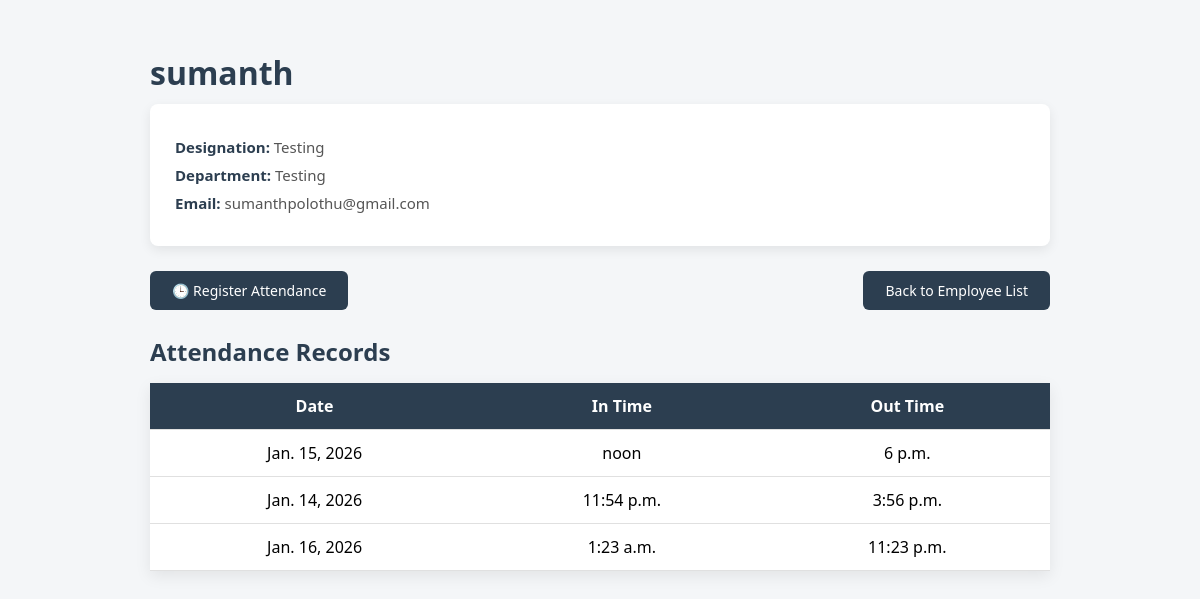
/employee/1/, run on the app's committed database.
### hrms/models.py (models this page shows, shortened)
class Employee(models.Model):
    name = models.CharField(max_length=100)
    designation = models.CharField(max_length=100)
    department = models.CharField(max_length=100)
    email = models.EmailField(unique=True)
    date_of_joining = models.DateField()

class Attendance(models.Model):
    employee = models.ForeignKey(Employee, on_delete=models.CASCADE)
    date = models.DateField()
    in_time = models.TimeField()
    out_time = models.TimeField()

### hrms/views.py (the view)
# urls.py: path("employee/<int:emp_id>/", views.employee_detail, name="employee_detail"),
def employee_detail(request, emp_id):
    employee = get_object_or_404(Employee, id=emp_id)
    attendance_records = Attendance.objects.filter(employee=employee)
    return render(
        request,
        "frontend/employee_detail.html",
        {
            "employee": employee,
            "attendance_records": attendance_records,
        },
    )

### hrms/templates/frontend/employee_detail.html (shortened to what this page needs)
<!DOCTYPE html>
<html>
<head>
</head>
<body>
<div class="container">
    <h1>{{ employee.name }}</h1>
    <div class="employee-card">
        <p><strong>Designation:</strong> {{ employee.designation }}</p>
        <p><strong>Department:</strong> {{ employee.department }}</p>
        <p><strong>Email:</strong> {{ employee.email }}</p>
    </div>
    <div class="actions">
        <a href="/attendance/add/{{ employee.id }}/">🕒 Register Attendance</a>
        <a href="/home/"> Back to Employee List</a>
    </div>
    <h2>Attendance Records</h2>
    <table>
        <tr>
            <th>Date</th>
            <th>In Time</th>
            <th>Out Time</th>
        </tr>
        {% for record in attendance_records %}
        <tr>
            <td>{{ record.date }}</td>
            <td>{{ record.in_time }}</td>
            <td>{{ record.out_time }}</td>
        </tr>
        {% empty %}
        <tr>
            <td colspan="3" class="no-data">No attendance records found</td>
        </tr>
        {% endfor %}
    </table>
</div>
</body>
</html>

### hrms/templates/frontend/employee_detail.html (style rules this page uses)
* { box-sizing: border-box; }
body { font-family: "Segoe UI", Arial, sans-serif; background-color: #f4f6f8; margin: 0; padding: 30px; }
.container { max-width: 900px; margin: 0 auto; }
h1 { color: #2c3e50; margin-bottom: 10px; }
.employee-card { background-color: #ffffff; padding: 25px; border-radius: 8px; box-shadow: 0 4px 12px rgba(0, 0, 0, 0.08); margin-bottom: 25px; }
.employee-card p { font-size: 15px; margin: 8px 0; color: #555; }
.employee-card strong { color: #2c3e50; }
.actions { display: flex; justify-content: space-between; align-items: center; margin-bottom: 25px; }
.actions a { padding: 10px 22px; background-color: #2c3e50; color: #ffffff; text-decoration: none; border-radius: 6px; font-size: 14px; transition: all 0.3s ease; }
h2 { color: #2c3e50; margin-bottom: 15px; }
table { width: 100%; border-collapse: collapse; background-color: #ffffff; box-shadow: 0 5px 15px rgba(0, 0, 0, 0.08); }
th, td { padding: 12px 15px; text-align: center; border-bottom: 1px solid #e0e0e0; }
th { background-color: #2c3e50; color: #ffffff; font-weight: 600; }
tr { transition: background-color 0.3s ease; }

### data on the page
Employee: name "sumanth", designation "Testing", department "Testing", email "sumanthpolothu@gmail.com"
Attendance: date "Jan. 15, 2026", in_time "noon", out_time "6 p.m."
Attendance: date "Jan. 14, 2026", in_time "11:54 p.m.", out_time "3:56 p.m."
Attendance: date "Jan. 16, 2026", in_time "1:23 a.m.", out_time "11:23 p.m."
